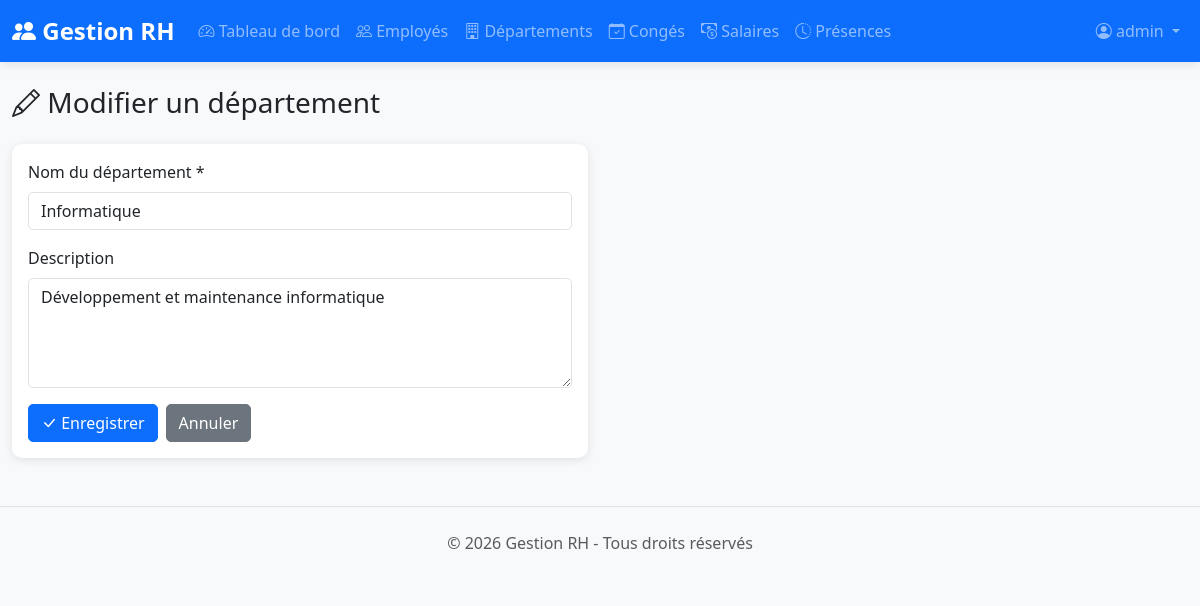
The page /departements.php?action=edit&id=3 (signed in) on the database its author committed.
### tables this page shows
CREATE TABLE IF NOT EXISTS departements (
    id INT AUTO_INCREMENT PRIMARY KEY,
    nom VARCHAR(100) NOT NULL,
    description TEXT,
    date_creation DATETIME DEFAULT CURRENT_TIMESTAMP
);

### departements.php (the view, shortened to what this page needs)
<?php
require_once 'includes/header.php';
$db = getDB();
$action = $_GET['action'] ?? 'list';
$id = $_GET['id'] ?? null;
if ($action === 'add' || $action === 'edit') {
    $departement = null;
    if ($action === 'edit' && $id) {
        $stmt = $db->prepare("SELECT * FROM departements WHERE id = ?");
        $stmt->execute([$id]);
        $departement = $stmt->fetch();
    }
    ?>
    <div class="row">
        <div class="col-12">
            <h1 class="h3 mb-4">
                <i class="bi bi-<?= $action === 'add' ? 'plus-circle' : 'pencil' ?>"></i>
                <?= $action === 'add' ? 'Ajouter un département' : 'Modifier un département' ?>
            </h1>
        </div>
    </div>
    <div class="row">
        <div class="col-md-6">
            <div class="card">
                <div class="card-body">
                    <form method="POST" action="">
                        <div class="mb-3">
                            <label class="form-label">Nom du département *</label>
                            <input type="text" class="form-control" name="nom" value="<?= htmlspecialchars($departement['nom'] ?? '') ?>" required>
                        </div>
                        <div class="mb-3">
                            <label class="form-label">Description</label>
                            <textarea class="form-control" name="description" rows="4"><?= htmlspecialchars($departement['description'] ?? '') ?></textarea>
                        </div>
                        <div class="d-flex gap-2">
                            <button type="submit" class="btn btn-primary">
                                <i class="bi bi-check-lg"></i> Enregistrer
                            </button>
                            <a href="departements.php" class="btn btn-secondary">Annuler</a>
                        </div>
                    </form>
                </div>
            </div>
        </div>
    </div>
    <?php
}
require_once 'includes/footer.php';
?>

### assets/css/style.css (style rules this page uses)
body { font-family: 'Segoe UI', Tahoma, Geneva, Verdana, sans-serif; background-color: #f8f9fa; }
.card { border: none; border-radius: 10px; box-shadow: 0 2px 10px rgba(0, 0, 0, 0.1); transition: transform 0.2s, box-shadow 0.2s; }
.btn { border-radius: 5px; transition: all 0.2s; }
.form-control, .form-select { border-radius: 5px; border: 1px solid #dee2e6; transition: border-color 0.2s, box-shadow 0.2s; }
.card { animation: fadeIn 0.3s ease-out; }

### rows shown on the page
departements: nom "Informatique", description "Développement et maintenance informatique"

### other values the page prints
$currentUser['nom_utilisateur'] "admin"
